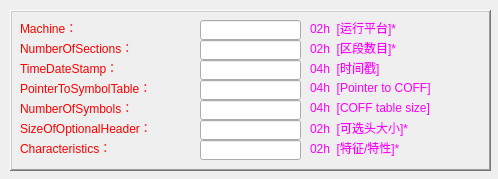
<?xml version="1.0" encoding="UTF-8"?>
<ui version="4.0">
 <class>QFileHeader</class>
 <widget class="QWidget" name="QFileHeader">
  <property name="geometry">
   <rect>
    <x>0</x>
    <y>0</y>
    <width>498</width>
    <height>179</height>
   </rect>
  </property>
  <property name="windowTitle">
   <string>[ IMAGE_FILE_HEADER (映像文件头) ] </string>
  </property>
  <widget class="QFrame" name="frame">
   <property name="geometry">
    <rect>
     <x>10</x>
     <y>10</y>
     <width>481</width>
     <height>161</height>
    </rect>
   </property>
   <property name="frameShape">
    <enum>QFrame::WinPanel</enum>
   </property>
   <property name="frameShadow">
    <enum>QFrame::Raised</enum>
   </property>
   <widget class="QLabel" name="label_14">
    <property name="geometry">
     <rect>
      <x>10</x>
      <y>130</y>
      <width>141</width>
      <height>16</height>
     </rect>
    </property>
    <property name="styleSheet">
     <string notr="true">color: rgb(255, 0, 0);
;
font: 12pt &quot;Roboto&quot;;</string>
    </property>
    <property name="text">
     <string>Characteristics：</string>
    </property>
   </widget>
   <widget class="QLabel" name="label_11">
    <property name="geometry">
     <rect>
      <x>300</x>
      <y>110</y>
      <width>131</width>
      <height>16</height>
     </rect>
    </property>
    <property name="styleSheet">
     <string notr="true">font: 12pt &quot;Roboto&quot;;
color: rgb(255, 0, 255);</string>
    </property>
    <property name="text">
     <string>02h  [可选头大小]*</string>
    </property>
   </widget>
   <widget class="QLabel" name="label_5">
    <property name="geometry">
     <rect>
      <x>300</x>
      <y>50</y>
      <width>131</width>
      <height>16</height>
     </rect>
    </property>
    <property name="styleSheet">
     <string notr="true">font: 12pt &quot;Roboto&quot;;
color: rgb(255, 0, 255);</string>
    </property>
    <property name="text">
     <string>04h  [时间戳]</string>
    </property>
   </widget>
   <widget class="QLabel" name="label_4">
    <property name="geometry">
     <rect>
      <x>10</x>
      <y>30</y>
      <width>141</width>
      <height>16</height>
     </rect>
    </property>
    <property name="styleSheet">
     <string notr="true">color: rgb(255, 0, 0);
;
font: 12pt &quot;Roboto&quot;;</string>
    </property>
    <property name="text">
     <string>NumberOfSections：</string>
    </property>
   </widget>
   <widget class="QLineEdit" name="NumberOfSecEdit">
    <property name="geometry">
     <rect>
      <x>190</x>
      <y>30</y>
      <width>101</width>
      <height>20</height>
     </rect>
    </property>
    <property name="readOnly">
     <bool>true</bool>
    </property>
   </widget>
   <widget class="QLineEdit" name="SizeOpEdit">
    <property name="geometry">
     <rect>
      <x>190</x>
      <y>110</y>
      <width>101</width>
      <height>20</height>
     </rect>
    </property>
    <property name="readOnly">
     <bool>true</bool>
    </property>
   </widget>
   <widget class="QLabel" name="label_2">
    <property name="geometry">
     <rect>
      <x>300</x>
      <y>10</y>
      <width>131</width>
      <height>16</height>
     </rect>
    </property>
    <property name="styleSheet">
     <string notr="true">font: 12pt &quot;Roboto&quot;;
color: rgb(255, 0, 255);</string>
    </property>
    <property name="text">
     <string>02h  [运行平台]*</string>
    </property>
   </widget>
   <widget class="QLabel" name="label_3">
    <property name="geometry">
     <rect>
      <x>300</x>
      <y>30</y>
      <width>131</width>
      <height>16</height>
     </rect>
    </property>
    <property name="styleSheet">
     <string notr="true">font: 12pt &quot;Roboto&quot;;
color: rgb(255, 0, 255);</string>
    </property>
    <property name="text">
     <string>02h  [区段数目]*</string>
    </property>
   </widget>
   <widget class="QLineEdit" name="TimeDateEdit">
    <property name="geometry">
     <rect>
      <x>190</x>
      <y>50</y>
      <width>101</width>
      <height>20</height>
     </rect>
    </property>
    <property name="readOnly">
     <bool>true</bool>
    </property>
   </widget>
   <widget class="QLabel" name="label_9">
    <property name="geometry">
     <rect>
      <x>300</x>
      <y>90</y>
      <width>171</width>
      <height>16</height>
     </rect>
    </property>
    <property name="styleSheet">
     <string notr="true">font: 12pt &quot;Roboto&quot;;
color: rgb(255, 0, 255);</string>
    </property>
    <property name="text">
     <string>04h  [COFF table size]</string>
    </property>
   </widget>
   <widget class="QLabel" name="label_10">
    <property name="geometry">
     <rect>
      <x>10</x>
      <y>70</y>
      <width>171</width>
      <height>16</height>
     </rect>
    </property>
    <property name="styleSheet">
     <string notr="true">color: rgb(255, 0, 0);
;
font: 12pt &quot;Roboto&quot;;</string>
    </property>
    <property name="text">
     <string>PointerToSymbolTable：</string>
    </property>
   </widget>
   <widget class="QLabel" name="label_7">
    <property name="geometry">
     <rect>
      <x>10</x>
      <y>110</y>
      <width>171</width>
      <height>16</height>
     </rect>
    </property>
    <property name="styleSheet">
     <string notr="true">color: rgb(255, 0, 0);
;
font: 12pt &quot;Roboto&quot;;</string>
    </property>
    <property name="text">
     <string>SizeOfOptionalHeader：</string>
    </property>
   </widget>
   <widget class="QLineEdit" name="CharacterEdit">
    <property name="geometry">
     <rect>
      <x>190</x>
      <y>130</y>
      <width>101</width>
      <height>20</height>
     </rect>
    </property>
    <property name="readOnly">
     <bool>true</bool>
    </property>
   </widget>
   <widget class="QLineEdit" name="PointerEdit">
    <property name="geometry">
     <rect>
      <x>190</x>
      <y>70</y>
      <width>101</width>
      <height>20</height>
     </rect>
    </property>
    <property name="readOnly">
     <bool>true</bool>
    </property>
   </widget>
   <widget class="QLineEdit" name="machineEdit">
    <property name="geometry">
     <rect>
      <x>190</x>
      <y>10</y>
      <width>101</width>
      <height>20</height>
     </rect>
    </property>
    <property name="readOnly">
     <bool>true</bool>
    </property>
   </widget>
   <widget class="QLabel" name="label_12">
    <property name="geometry">
     <rect>
      <x>10</x>
      <y>90</y>
      <width>151</width>
      <height>16</height>
     </rect>
    </property>
    <property name="styleSheet">
     <string notr="true">color: rgb(255, 0, 0);
;
font: 12pt &quot;Roboto&quot;;</string>
    </property>
    <property name="text">
     <string>NumberOfSymbols：</string>
    </property>
   </widget>
   <widget class="QLabel" name="label">
    <property name="geometry">
     <rect>
      <x>10</x>
      <y>10</y>
      <width>91</width>
      <height>16</height>
     </rect>
    </property>
    <property name="styleSheet">
     <string notr="true">color: rgb(255, 0, 0);
;
font: 12pt &quot;Roboto&quot;;</string>
    </property>
    <property name="text">
     <string>Machine：</string>
    </property>
   </widget>
   <widget class="QLabel" name="label_13">
    <property name="geometry">
     <rect>
      <x>300</x>
      <y>130</y>
      <width>131</width>
      <height>16</height>
     </rect>
    </property>
    <property name="styleSheet">
     <string notr="true">font: 12pt &quot;Roboto&quot;;
color: rgb(255, 0, 255);</string>
    </property>
    <property name="text">
     <string>02h  [特征/特性]*</string>
    </property>
   </widget>
   <widget class="QLabel" name="label_8">
    <property name="geometry">
     <rect>
      <x>300</x>
      <y>70</y>
      <width>161</width>
      <height>16</height>
     </rect>
    </property>
    <property name="styleSheet">
     <string notr="true">font: 12pt &quot;Roboto&quot;;
color: rgb(255, 0, 255);</string>
    </property>
    <property name="text">
     <string>04h  [Pointer to COFF]</string>
    </property>
   </widget>
   <widget class="QLabel" name="label_6">
    <property name="geometry">
     <rect>
      <x>10</x>
      <y>50</y>
      <width>131</width>
      <height>16</height>
     </rect>
    </property>
    <property name="styleSheet">
     <string notr="true">color: rgb(255, 0, 0);
;
font: 12pt &quot;Roboto&quot;;</string>
    </property>
    <property name="text">
     <string>TimeDateStamp：</string>
    </property>
   </widget>
   <widget class="QLineEdit" name="NumberOfSymEdit">
    <property name="geometry">
     <rect>
      <x>190</x>
      <y>90</y>
      <width>101</width>
      <height>20</height>
     </rect>
    </property>
    <property name="readOnly">
     <bool>true</bool>
    </property>
   </widget>
  </widget>
 </widget>
 <layoutdefault spacing="6" margin="11"/>
 <resources/>
 <connections/>
</ui>
